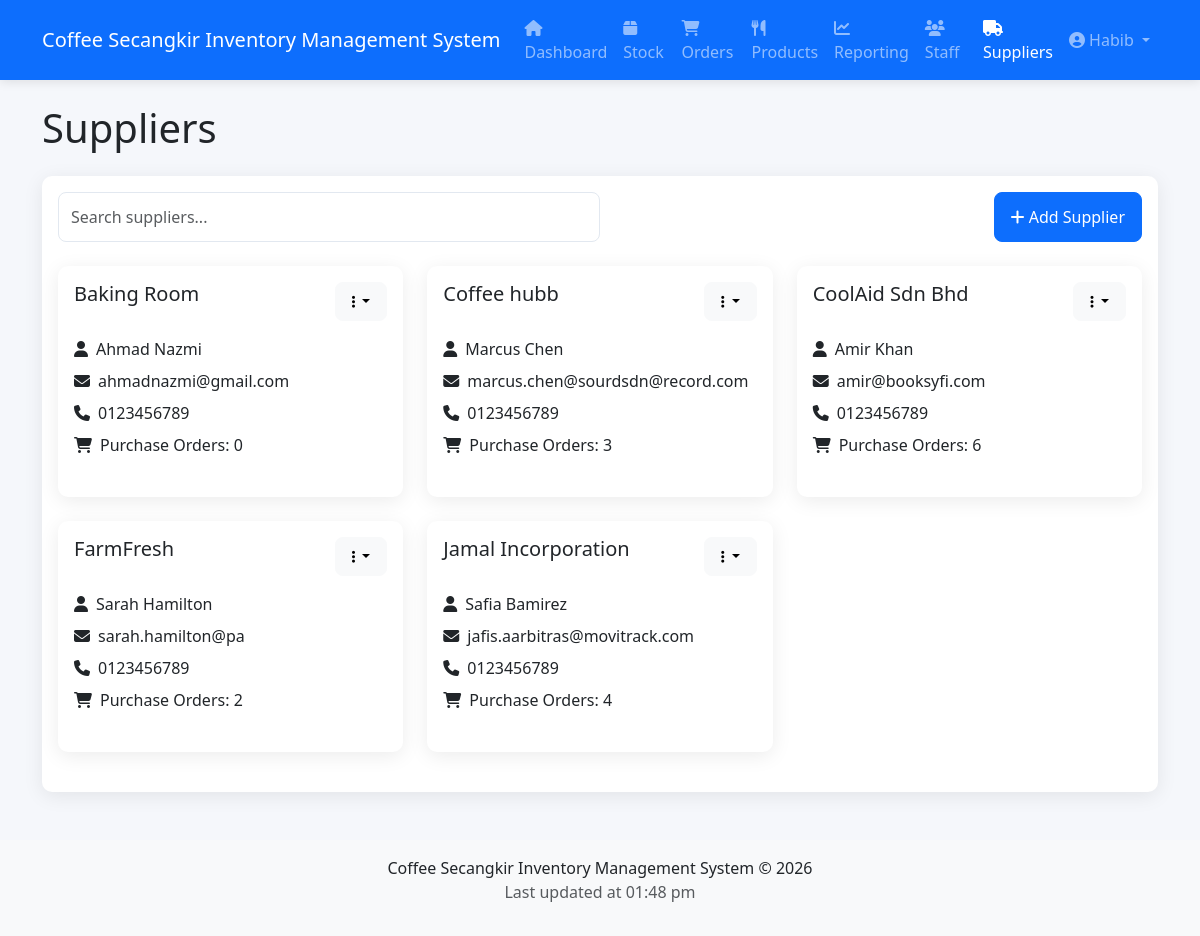
The page /modules/suppliers.php (signed in) on the database its author committed.
### tables this page shows
CREATE TABLE suppliers (
    id INT AUTO_INCREMENT PRIMARY KEY,
    name VARCHAR(100) NOT NULL,
    contact_name VARCHAR(100),
    email VARCHAR(100),
    phone VARCHAR(20),
    purchase_count INT DEFAULT 0
);

### modules/suppliers.php (the view, shortened to what this page needs)
<?php
require_once '../includes/db_connect.php';
require_once '../includes/header.php';
$stmt = $pdo->query("SELECT * FROM suppliers");
$suppliers = $stmt->fetchAll();
?>
<h1 class="mb-4">Suppliers</h1>
<div class="card">
    <div class="card-body">
        <div class="d-flex justify-content-between mb-4">
            <div class="w-50">
                <input type="text" class="form-control" placeholder="Search suppliers...">
            </div>
            <button class="btn btn-primary" data-bs-toggle="modal" data-bs-target="#addSupplierModal">
                <i class="fas fa-plus"></i> Add Supplier
            </button>
        </div>
        <div class="row">
            <?php foreach ($suppliers as $supplier): ?>
                <div class="col-md-4 mb-4">
                    <div class="card h-100">
                        <div class="card-body">
                            <div class="d-flex justify-content-between align-items-start">
                                <h5 class="card-title"><?= $supplier['name'] ?></h5>
                                <div class="dropdown">
                                    <button class="btn btn-sm btn-light dropdown-toggle" data-bs-toggle="dropdown">
                                        <i class="fas fa-ellipsis-v"></i>
                                    </button>
                                </div>
                            </div>
                            <div class="mt-3">
                                <div class="d-flex align-items-center mb-2">
                                    <i class="fas fa-user me-2"></i>
                                    <span><?= $supplier['contact_name'] ?></span>
                                </div>
                                <div class="d-flex align-items-center mb-2">
                                    <i class="fas fa-envelope me-2"></i>
                                    <span><?= $supplier['email'] ?></span>
                                </div>
                                <div class="d-flex align-items-center mb-2">
                                    <i class="fas fa-phone me-2"></i>
                                    <span><?= $supplier['phone'] ?></span>
                                </div>
                                <div class="d-flex align-items-center">
                                    <i class="fas fa-shopping-cart me-2"></i>
                                    <span>Purchase Orders: <?= $supplier['purchase_count'] ?></span>
                                </div>
                            </div>
                        </div>
                    </div>
                </div>
            <?php endforeach; ?>
        </div>
    </div>
</div>
<?php require_once '../includes/footer.php'; ?>

### assets/css/style.css (style rules this page uses)
:root { --primary: #0d6efd; --secondary: #6c757d; --success: #198754; --danger: #dc3545; --warning: #ffc107; --info: #0dcaf0; --light: #f8f9fa; --dark: #212529; }
body { background-color: #f5f7fb; font-family: 'Segoe UI', Tahoma, Geneva, Verdana, sans-serif; }
.card { border-radius: 10px; box-shadow: 0 4px 20px rgba(0, 0, 0, 0.08); border: none; margin-bottom: 24px; }
.btn { border-radius: 8px; font-weight: 500; padding: 0.5rem 1rem; }
.form-control, .form-select { border-radius: 8px; padding: 0.75rem; border: 1px solid #e2e8f0; }

### rows shown on the page
suppliers: name "Baking Room", contact_name "Ahmad Nazmi", email "ahmadnazmi@gmail.com", phone "0123456789", purchase_count "0"
suppliers: name "Coffee hubb", contact_name "Marcus Chen", email "marcus.chen@sourdsdn@record.com", phone "0123456789", purchase_count "3"
suppliers: name "CoolAid Sdn Bhd", contact_name "Amir Khan", email "amir@booksyfi.com", phone "0123456789", purchase_count "6"
suppliers: name "FarmFresh", contact_name "Sarah Hamilton", email "sarah.hamilton@pa", phone "0123456789", purchase_count "2"
suppliers: name "Jamal Incorporation", contact_name "Safia Bamirez", email "jafis.aarbitras@movitrack.com", phone "0123456789", purchase_count "4"

### other values the page prints
$_SESSION['user_name'] "Habib"
